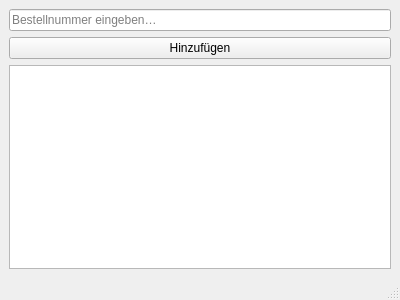
<?xml version="1.0" encoding="UTF-8"?>
<ui version="4.0">
 <class>MainWindow</class>
 <widget class="QMainWindow" name="MainWindow">
  <property name="geometry">
   <rect>
    <x>0</x>
    <y>0</y>
    <width>400</width>
    <height>300</height>
   </rect>
  </property>
  <property name="windowTitle">
   <string>Kiosk – Bestellnummern</string>
  </property>
  <widget class="QWidget" name="centralwidget">
   <layout class="QVBoxLayout" name="verticalLayout">

    <!-- Eingabefeld -->
    <item>
     <widget class="QLineEdit" name="lineEditOrder">
      <property name="placeholderText">
       <string>Bestellnummer eingeben…</string>
      </property>
     </widget>
    </item>

    <!-- Hinzufügen-Button -->
    <item>
     <widget class="QPushButton" name="pushButtonAdd">
      <property name="text">
       <string>Hinzufügen</string>
      </property>
     </widget>
    </item>

    <!-- Ausgabefeld (Liste) -->
    <item>
     <widget class="QListWidget" name="listWidgetOrders"/>
    </item>

   </layout>
  </widget>

  <widget class="QMenuBar" name="menubar"/>
  <widget class="QStatusBar" name="statusbar"/>

 </widget>

 <resources/>
 <connections/>
</ui>
